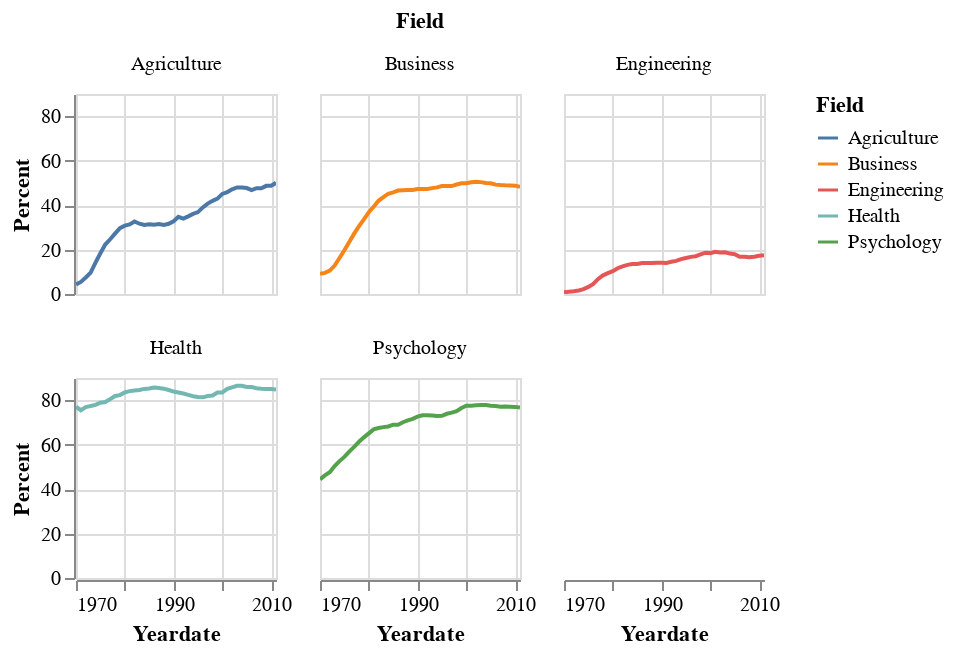

Write notebook code for a chart like this one.
### Markdown cell above
### Set the subplot arrangement grid

`layout=(rows, columns)` sets the grid for subplots. 

#### Notice that suplots are [rows,columns] like DataFrame access!

### Code cell
df_tall.plot.line(
    alt.X('Yeardate:T'),
    alt.Y('Percent:Q'),
    alt.Color('Field:N')
).properties(
    width=100, 
    height=100
).facet(
    facet='Field',
    columns=3
)

### Figure 1 — Vega-Lite specification as saved in the notebook (floating-point values rounded to 4 significant figures; data arrays with more than 128 entries replaced by an {"elided": "..."} marker saying what was removed)
{"config": {"view": {"continuousWidth": 300, "continuousHeight": 300}}, "data": {"name": "data-7bd34bc17e6719b4e12365c5b18fa641"}, "facet": {"field": "Field", "type": "nominal"}, "spec": {"mark": {"type": "line", "tooltip": true}, "encoding": {"color": {"field": "Field", "type": "nominal"}, "x": {"field": "Yeardate", "type": "temporal"}, "y": {"field": "Percent", "type": "quantitative"}}, "height": 100, "name": "view_11", "width": 100}, "columns": 3, "params": [{"name": "param_32", "select": {"type": "interval", "encodings": ["x", "y"]}, "bind": "scales", "views": ["view_11"]}], "$schema": "https://vega.github.io/schema/vega-lite/v5.20.1.json", "datasets": {"data-7bd34bc17e6719b4e12365c5b18fa641": {"elided": "210 records"}}}
